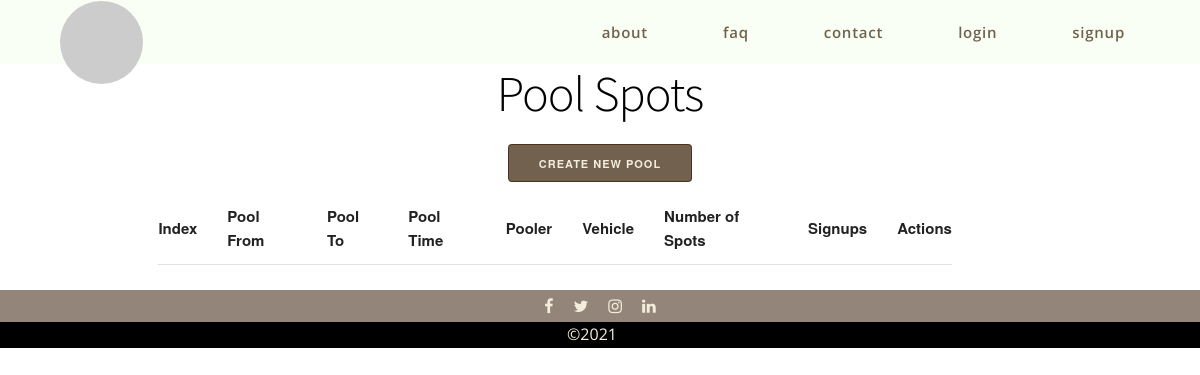
Before: /pool/ with the older database file.
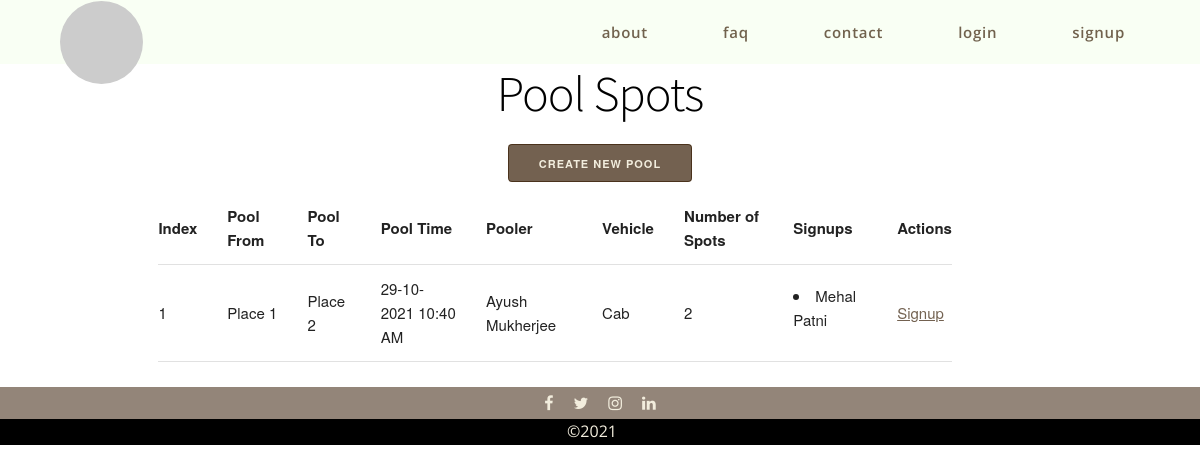
After: the same page with the newer database file.
### suslab/users/models.py (models this page shows, shortened)
class ProductBase(db.Model):
    __abstract__ = True
    id = db.Column(db.Integer, primary_key=True)
    date_created = db.Column(db.DateTime, default=db.func.current_timestamp())
    date_modified = db.Column(db.DateTime, default=db.func.current_timestamp(),
                              onupdate=db.func.current_timestamp())

class Pool(ProductBase):
    __tablename__ = 'pools'
    from_ = db.Column(db.String(32), nullable=False)
    to_ = db.Column(db.String(32), nullable=False)
    time = db.Column(db.DateTime, nullable=False)
    vehicle = db.Column(db.String(32), nullable=False)
    spots = db.Column(db.Integer, nullable=False)
    pooler_id = db.Column(db.Integer, db.ForeignKey('poolers.id'))
    pooler = db.relationship('Pooler', backref=db.backref('pools'))
    signups = db.relationship('Signup', secondary='pools_signups', backref=db.backref('pools'))

class User(db.Model, UserMixin):
    __tablename__ = 'users'
    id = db.Column(db.Integer, primary_key=True)
    email = db.Column(db.String(128), unique=True)
    password = db.Column(db.String(32))
    name = db.Column(db.String(64))
    active = db.Column(db.Boolean())
    confirmed_at = db.Column(db.DateTime())
    roles = db.relationship('Role', secondary=roles_users,
                            backref=db.backref('users', lazy='dynamic'))

class LibraryUser(User):
    loan_date = db.Column(db.DateTime, default=db.func.current_timestamp())
    due_date = db.Column(db.DateTime, default=db.func.current_timestamp())

class ReferenceUserMixin():
    @declared_attr
    def user_id(cls):
        return db.Column(db.Integer, db.ForeignKey('users.id'))

class Signup(ReferenceUserMixin, db.Model):
    __tablename__ = 'signups'
    id = db.Column(db.Integer, primary_key=True)

### blueprints/pool/controllers.py (the view)
@pool.route('/', methods=['GET', 'POST'])
def index():
    Pool, *_ = _db_conn()
    pools = Pool.query.order_by(Pool.time).all()
    return render_template('pool/index.html', pools=pools)

### blueprints/pool/controllers.py (called while the page is built)
def _db_conn():
    from suslab.users.models import Pool, Pooler, Signup
    from suslab import db
    return Pool, Pooler, Signup, db

### suslab/__init__.py (called while the page is built)
@app.context_processor
def utility_processor():
    def user_avatar(user_name, category='croodles-neutral'):
        user_name_clean = '-'.join(user_name.split())
        return f'https://avatars.dicebear.com/api/{category}/{user_name_clean}.svg'
    return dict(user_avatar=user_avatar)

### blueprints/pool/templates/pool/index.html (shortened to what this page needs)
{% extends './base.html' %}
{% block head %}
<link rel="stylesheet" href="{{ url_for('static', filename='css/bulletin.css') }}">
{% endblock %}
{% block body %}
<h1 class="title">Pool Spots</h1>
<div id="bulletin-form-link">
    <a href="/pool/create-pool" class="button button-primary">Create New Pool</a>
</div>
<div class="container">
    <div class="row">
        <div class="ten columns">
            <table class="center">
                <tr>
                    <th>Index</th>
                    <th>Pool From</th>
                    <th>Pool To</th>
                    <th>Pool Time</th>
                    <th>Pooler</th>
                    <th>Vehicle</th>
                    <th>Number of Spots</th>
                    <th>Signups</th>
                    <th>Actions</th>
                </tr>
                {% for pool in pools %}
                    <tr>
                        <td>{{ pool.id }}</td>
                        <td>{{ pool.from_ }}</td>
                        <td>{{ pool.to_ }}</td>
                        <td>{{ pool.time.strftime('%d-%m-%Y %I:%M %p') }}</td>
                        <td>{{ pool.pooler.user.name }}</td>
                        <td>{{ pool.vehicle }}</td>
                        <td>{{ pool.spots }}</td>
                        <td>
                            {%if pool.signups %}
                                {% for signup in pool.signups %}
                                    <li>{{ signup.user.name }}</li>
                                {% endfor %}
                            {% endif %}
                        </td>
                        <td>
                            <a href="/pool/signup/{{pool.id}}">Signup</a>
                        </td>
                    </tr>
                {% endfor %}
            </table>
        </div>
    </div>
</div>
{% endblock %}

### suslab/templates/base.html (shortened to what this page needs)
<!doctype html>
<html class="no-js" lang="">
<head>
  <link rel="stylesheet" href="https://cdnjs.cloudflare.com/ajax/libs/font-awesome/4.7.0/css/font-awesome.min.css">
  <link rel="stylesheet" href="{{ url_for('static', filename='css/normalize.css') }}">
  <link rel="stylesheet" href="{{ url_for('static', filename='css/skeleton.css') }}">
  <link rel="stylesheet" href="{{ url_for('static', filename='css/base.css') }}">
  {% block head %}{% endblock %}
</head>
<body>
  <nav class="navbar">
    <div class="home" id="home">
      <a href="/" class="logo">
        <img class="logo" id="logo" src="https://picsum.photos/200">
      </a>
    </div>
    <div class="nav-group flex-horizontal">
      <ul class="nav-group-list flex-group-list">
        <li class="nav-item flex-text-item"><a class="nav-item-link">about</a></li>
        <li class="nav-item flex-text-item"><a class="nav-item-link">faq</a></li>
        <li class="nav-item flex-text-item"><a class="nav-item-link" href="/contact">contact</a></li>
        {% if current_user.is_authenticated %}
        <li class="nav-item flex-text-item"><a href="{{ url_for('security.logout', next=url_for(request.endpoint)) }}"class="nav-item-link">logout</a></li>
      </ul>
    </div>
        {% else %}
          <li class="nav-item flex-text-item"><a href="{{ url_for('security.login', next=url_for(request.endpoint)) }}" class="nav-item-link">login</a></li>
          <li class="nav-item flex-text-item"><a href="{{ url_for('security.register', next=url_for(request.endpoint)) }}" class="nav-item-link">signup</a></li>
          {% endif %}
      </ul>
    </div>
  </nav>
  <div class="spacer"></div>
  {% block body %}{% endblock %}
  <section class="social-media flex-horizontal">
      <div class="social-media-icon facebook">
        <a href="https://www.facebook.com/suscom.apu" target="_blank" rel="noopener noreferrer" class="fa fa-facebook"></a>
      </div>
      <div class="social-media-icon twitter">
        <a href="https://twitter.com/ApuSuscom" target="_blank" rel="noopener noreferrer" class="fa fa-twitter"></a>
      </div>
      <div class="social-media-icon instagram">
        <a href="https://www.instagram.com/suscom_apu" target="_blank" rel="noopener noreferrer" class="fa fa-instagram"></a>
      </div>
      <div class="social-media-icon linkedin">
        <a href="https://www.linkedin.com/in/suscom-apu-511904211" target="_blank" rel="noopener noreferrer" class="fa fa-linkedin"></a>
      </div>
  </section>
  <footer>
    <ul class="flex-horizontal flex-group-list">
      <li class="footer-item flex-text-item">&#169;2021</li>
    </ul>
  </footer>
</body>
</html>

### suslab/static/css/skeleton.css (style rules this page uses)
:root { --colour-primary: rgba(236, 255, 220, 0.33); --colour-accent: rgba(120, 103, 88, 0.8); --colour-dark: rgba(56, 31, 7, 0.7); --colour-primary-opaque: rgba(236, 255, 220, 1); --colour-accent-opaque: rgba(120, 103, 88, 1); --colour-dark-opaque: rgba(56, 31, 7, 1); --colour-white: rgb(242, 237, 221); --colour-black: black; --colour-transparent: rgba(255, 255, 255, 0.16); --colour-warn: red; --ff-accent: 'Open Sans', sans-serif; --ff-sans: 'Source Sans Pro', sans-serif; --nav-height: 8vh; --section-height-primary: 100vh; --section-height-reduced: 55vh; --section-height-strip: 4vh; --gap: 2rem; }
.container { position: relative; width: 100%; max-width: 960px; margin: 0 auto; padding: 0 20px; box-sizing: border-box; }
.column, .columns { width: 100%; float: left; box-sizing: border-box; }
@media (min-width: 400px) { .container { width: 85%; padding: 0; } }
@media (min-width: 700px) { .container { width: 80%; } }
@media (min-width: 700px) { .column, .columns { margin-left: 4%; } }
@media (min-width: 700px) { .ten.columns { width: 82.6666666667%; } }
html { font-size: 62.5%; }
body { font-size: 1.5em; line-height: 1.6; font-weight: 400; font-family: "Raleway", "HelveticaNeue", "Helvetica Neue", Helvetica, Arial, sans-serif; color: #222; }
h1, h2, h3, h4, h5, h6 { margin-top: 0; margin-bottom: 2rem; font-weight: 300; }
h1 { font-size: 4.0rem; line-height: 1.2; letter-spacing: -.1rem; }
@media (min-width: 550px) { h1 { font-size: 5.0rem; } }
a { color: var(--colour-dark); }
a:not(.button, .button-primary):is(:hover, :focus) { color: var(--colour-dark-opaque); }
.button, button, input[type="submit"], input[type="reset"], input[type="button"] { display: inline-block; height: 38px; padding: 0 30px; color: var(--colour-dark-opaque); text-align: center; font-size: 11px; font-weight: 600; line-height: 38px; letter-spacing: .1rem; text-transform: uppercase; text-decoration: none; white-space: nowrap; background-color: transparent; border-radius: 4px; border: 1px solid var(--colour-dark); cursor: pointer; box-sizing: border-box; }
.button.button-primary, button.button-primary, input[type="submit"].button-primary, input[type="reset"].button-primary, input[type="button"].button-primary { color: var(--colour-white); background-color: var(--colour-dark); border-color: var(--colour-dark); }
ul { list-style: circle inside; }
ol, ul { padding-left: 0; margin-top: 0; }
li { margin-bottom: 1rem; }
th, td { padding: 12px 15px; text-align: left; border-bottom: 1px solid #E1E1E1; }
th:first-child, td:first-child { padding-left: 0; }
th:last-child, td:last-child { padding-right: 0; }
button, .button { margin-bottom: 1rem; }
pre, blockquote, dl, figure, table, p, ul, ol, form { margin-bottom: 2.5rem; }
.container:after, .row:after, .u-cf { content: ""; display: table; clear: both; }

### suslab/static/css/bulletin.css (style rules this page uses)
.title { text-align: center; }
#bulletin-form-link { text-align: center; }

Changed rows visible on the page:
added Pool: id "1", from_ "Place 1", to_ "Place 2", time "29-10-2021 10:40 AM", pooler.user.name "Ayush Mukherjee", vehicle "Cab", spots "2"
added Signup: user.name "Mehal Patni"
